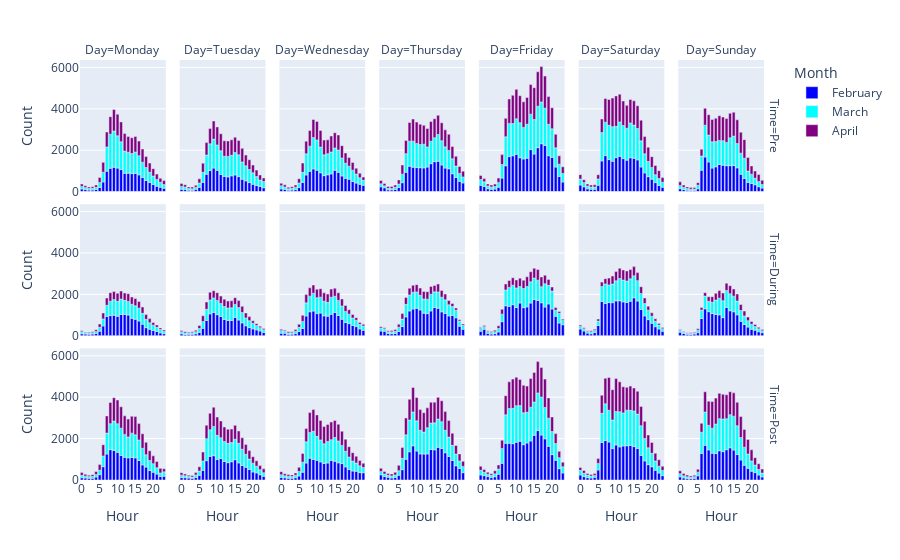

Notebook code for this chart:
### Code cell
fig = px.bar(Covid_stacked, x= "Hour", y= "Count", color= "Month", 
             barmode="relative", facet_row="Time", facet_col="Weekday", 
             labels ={"Weekday": "Day"},
             color_discrete_sequence = ['blue', 'cyan', 'purple'])
fig.show()
